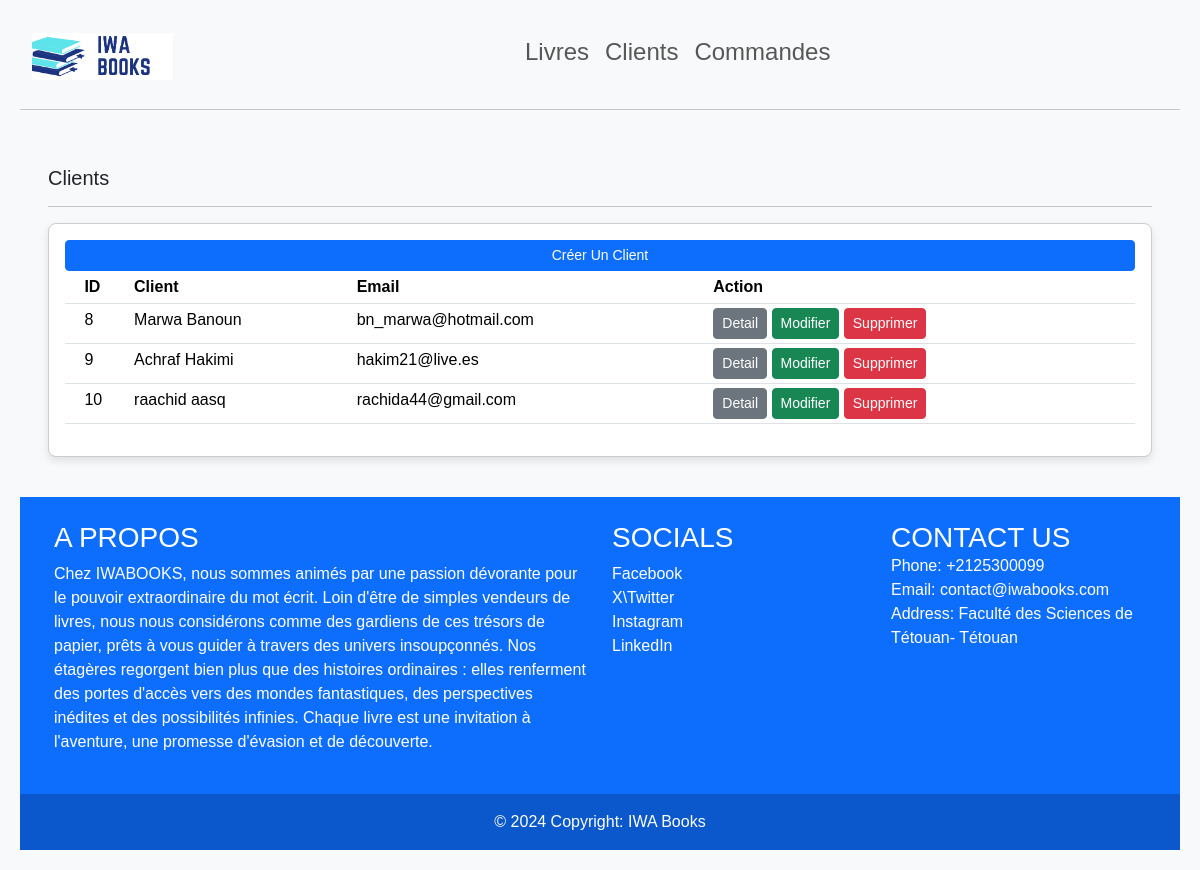
/client/, run on the app's committed database.
### Client/models.py (models this page shows, shortened)
class Client(models.Model):
    nom = models.CharField(max_length=30, null=True)
    prenom = models.CharField(max_length=30, null=True)
    email = models.EmailField()
    telephone = models.CharField(max_length=26)
    dateCreation = models.DateField(auto_now_add=True)

### Client/views.py (the view)
# urls.py: path('', views.index, name='list_clients'),
def index(request):
    clients = Client.objects.all()
    commandes = Commande.objects.all()
    context = {'clients': clients, 'commandes': commandes}
    return render(request, 'client/list_clients.html', context)

### templates/client/list_clients.html
{% extends 'main.html'%}
{% block contenu%}
<br>
<div class="row p-3">
	<div>
		<h5>Clients</h5>
		<hr>
		<div class="card card-body">
			<a class="btn btn-primary  btn-sm btn-block" href="{% url 'ajouter_client' %}">Créer Un Client</a>
			<table class="table table-sm">
				<tr>
					<th></th>
					<th>ID</th>
					<th>Client</th>
					<th>Email</th>
					<th>Action</th>
				</tr>
				{% for client in clients %}
					<tr>
						<td></td>
						<td>{{client.id}}</td>
						<td>{{client.nom}} {{client.prenom}}</td>
						<td>{{client.email}}</td>
						<td>
							<a class="btn btn-secondary btn-sm btn-block" href="{% url 'detail_client' client.id %}">Detail</a>
							<a class="btn btn-success btn-sm btn-block" href="{% url 'modifier_client' client.id %}">Modifier</a>
							<a class="btn btn-danger btn-sm btn-block" href="{% url 'supprimer_client' client.id %}">Supprimer</a>
						</td>
					</tr>
				{% endfor %}
			</table>
		</div>
	</div>
</div>
{%endblock%}

### static/css/main.css (style rules this page uses)
body { font-family: Arial, sans-serif; background-color: #f8f9fa; }
.card { border: none; border-radius: 12px; box-shadow: 0 4px 8px rgba(0, 0, 0, 0.1); transition: box-shadow 0.3s; }
body { font-family: Arial, sans-serif; background-color: #f4f4f4; padding: 20px; }
.card { border: 1px solid #ccc; border-radius: 8px; transition: box-shadow 0.3s; }
body { font-family: Arial, sans-serif; background-color: #f8f9fa; padding: 20px; }
a { color: #007bff; text-decoration: none; }

### data on the page
Client: id "8", nom "Marwa", prenom "Banoun", email "bn_marwa@hotmail.com"
Client: id "9", nom "Achraf", prenom "Hakimi", email "hakim21@live.es"
Client: id "10", nom "raachid", prenom "aasq", email "rachida44@gmail.com"
